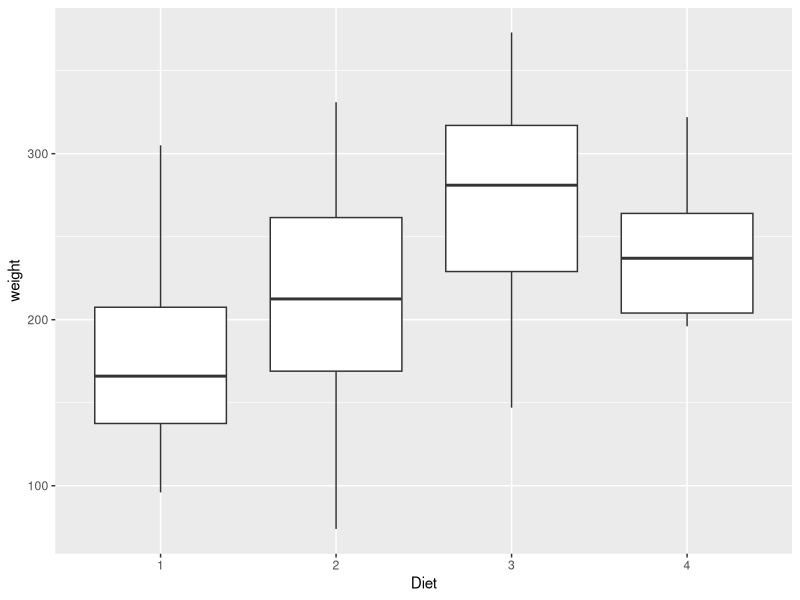
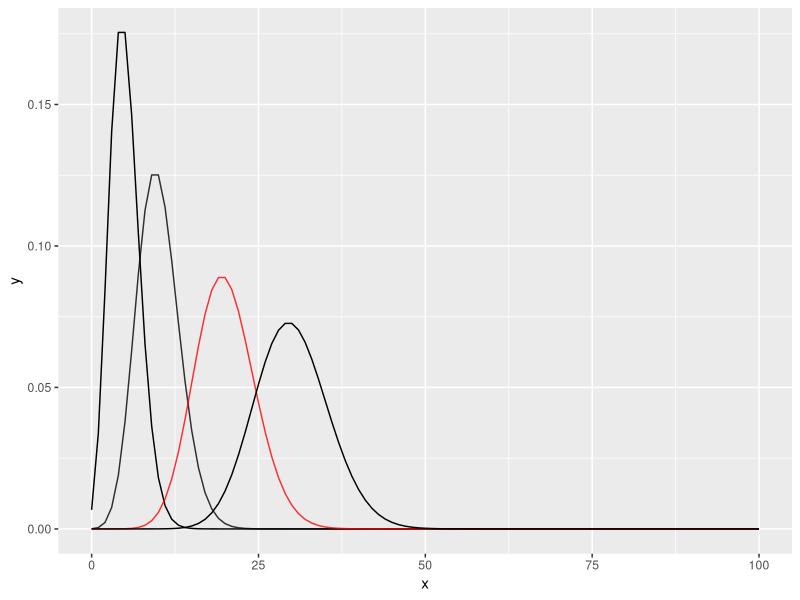

Recreate these plots in R, in order. (Note: this script raises an error after producing the figures.)
## ---- chunk 1
knitr::opts_chunk$set(echo = TRUE)

library(tidyverse)
library(readxl)
library(broom)

library(lme4)

## ---- chunk 2
# Create the data
data("ChickWeight")
ChickWeightEnd <- ChickWeight %>% filter(Time == 21)
str(ChickWeightEnd)

# Plot
ChickWeightEnd %>%
  ggplot(aes(x = Diet, y = weight)) + 
  geom_boxplot()

# Fit a lm()
lm(formula = weight ~ Diet, data = ChickWeightEnd)

# Fit a glm()
glm(formula = weight ~ Diet, data = ChickWeightEnd, family = "gaussian")
## ---- chunk 3
# Define my poisson function 
pois_fn <- function(x, lambda = 10) {
  lambda**x * exp(-lambda)/factorial(x)
}

# Plot my poisson function with "dpois" 
ggplot(data.frame(x = 0:100), aes(x)) +
  stat_function(fun = dpois, args = list(lambda = 5)) +
  stat_function(fun = dpois, args = list(lambda = 10), alpha = 0.8) +
  stat_function(fun = pois_fn, args = list(lambda = 20), color = "red", alpha = 0.8)  + 
  stat_function(fun = dpois, args = list(lambda = 30)) 
 
## ---- chunk 4
dat <- matrix(c(
 1,     0,
 2,     0,
 3,     0,
 4,     0,
 5,     1,
 6,     0,
 7,     0,
 8,     1,
 9,     0,
10,     0,
11,     2,
12,     0,
13,     1,
14,     0,
15,     0,
16,     1,
17,     0,
18,     0,
19,     0,
20,     2,
21,     2,
22,     1,
23,     1,
24,     4,
25,     1,
26,     1,
27,     1,
28,     1,
29,     0,
30,     0), ncol = 2, byrow = TRUE)  %>% 
  as.data.frame(dat) %>% select(time = V1, count = V2)

# fit the data using the poisson family
poissonOut <- glm(count ~ time, data = dat, family = "poisson")

# print out the mode 
poissonOut

## ---- chunk 5
# Fit a glm with count predicted by time using data.frame dat and gaussian family
lmOut <- glm(count ~ time, data = dat, family = "gaussian") # not a gaussina distribution 

summary(lmOut)
summary(poissonOut)
## ---- chunk 6
# data
scores <- data.frame(player = rep(c("Sam", "Lou"), each = 5), 
               goal = c(1, 2, 0, 4, 3, 0, 0, 1, 0, 0))


# Fit a glm() that estimates the difference between players
summary(glm(goal ~ player, data = scores, family = "poisson"))

# Fit a glm() that estimates an intercept for each player
summary(glm(goal ~ player - 1, data = scores, family = "poisson"))

